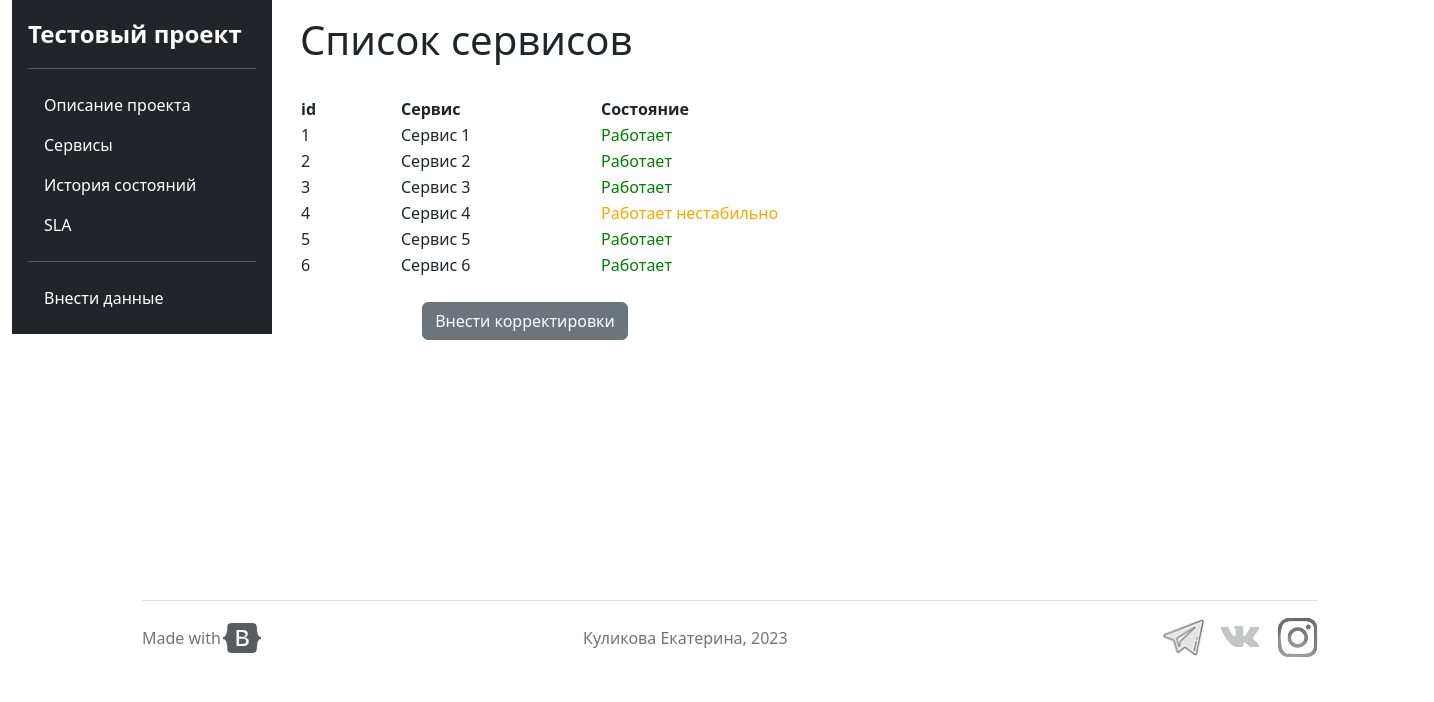
/services, run on the app's committed database.
### app.py (models this page shows, shortened)
class Service(db.Model):
    id = db.Column(db.Integer, primary_key=True)
    name = db.Column(db.String(100), nullable=False)
    state = db.Column(db.Integer, db.ForeignKey(State.id))

### app.py (the view)
@app.get('/services')
def services():
    services_list = get_all_services()
    return render_template("services.html", services=services_list)

### app.py (called while the page is built)
def get_states_id_name_dict():
    states_obj = State.query.all()
    states_dict = {}
    for state in states_obj:
        states_dict[state.id] = state.name
    return states_dict

def get_all_services():
    services_obj = Service.query.order_by(Service.id).all()
    states_dict = get_states_id_name_dict()
    services_list = []
    for service in services_obj:
        services_list.append({
            'id': service.id,
            'name': service.name,
            'state': states_dict[service.state]
        })
    return services_list

### templates/services.html (shortened to what this page needs)
{% extends 'base.html' %}
{% block body %}
<h1>Список сервисов</h1><br>
<table style="width: 500px;">
    <tr>
        <th style="width: 100px;">id</th>
        <th style="width: 200px;">Сервис</th>
        <th style="width: 200px;">Состояние</th>
    </tr>
    {% for s in services %}
    <tr>
        <td>{{ s.id }}</td>
        <td>{{ s.name }}</td>
        {% if s.state == 'Работает'%}
        <td style="color: green;">Работает</td>
        {% elif s.state == 'Не работает'%}
        <td style="color: red;">Не работает</td>
        {% elif s.state == 'Работает нестабильно' %}
        <td style="color: orange;">Работает нестабильно</td>
        {% else %}
        <td>{{ s.state }}</td>
        {% endif %}
    </tr>
    {% endfor %}
</table><br>
<form action="/add_info" style="text-align:center; width: 450px;">
    <button type="submit" class="btn btn-secondary">Внести корректировки</button>
</form>
{% endblock %}

### templates/base.html (shortened to what this page needs)
<!DOCTYPE html>
<html lang="ru">
<head>
    <link rel="stylesheet" href="https://cdn.jsdelivr.net/npm/bootstrap@5.2.3/dist/css/bootstrap.min.css">
</head>
<body style="width: 1200px;">
<main class="d-flex flex-nowrap">
    <div class="container">
        <div class="d-flex flex-column flex-shrink-0 p-3 text-bg-dark container" style="width: 260px;">
            <a href="/" class="d-flex align-items-center mb-3 mb-md-0 me-md-auto text-white text-decoration-none">
                <span class="fs-4"><b>Тестовый проект</b></span>
            </a>
            <hr>
            <ul class="nav nav-pills flex-column mb-auto">
                <li>
                    <a href="/" class="nav-link text-white">Описание проекта</a>
                </li>
                <li>
                    <a href="/services" class="nav-link text-white">Сервисы</a>
                </li>
                <li>
                    <a href="/state_history" class="nav-link text-white">История состояний</a>
                </li>
                <li>
                    <a href="/sla" class="nav-link text-white">SLA</a>
                </li>
                <hr>
                <li>
                    <a href="/add_info" class="nav-link text-white">Внести данные</a>
                </li>
            </ul>
        </div>
    </div>
    <div class="flex-shrink-0 p-3 bg-white container" style="height: 570px;">{% block body %}{% endblock %}</div>
</main>
<div class="container" style="margin: 30px 130px;">
    <footer class="d-flex flex-wrap justify-content-between align-items-center py-3 my-4 border-top">
        <div class="col-md-2 d-flex align-items-center">
            <span class="mb-3 mb-md-0 text-muted">Made with</span>
            <a href="https://getbootstrap.com">
                <img src="/static/images/bootstrap.png">
            </a>
        </div>
        <p class="col-md-3 mb-0 text-muted">Куликова Екатерина, 2023</p>
        <ul class="nav col-md-2 justify-content-end list-unstyled d-flex">
            <li class="ms-3"><a href="https://t.me/fg765"><img src="/static/images/tg.png"></a></li>
            <li class="ms-3"><a href="https://vk.com/kulikovakate"><img src="/static/images/vk.png"></a></li>
            <li class="ms-3"><a href="https://www.instagram.com/kate_capri/"><img src="/static/images/inst.png"></a>
            </li>
        </ul>
    </footer>
</div>
</body>
</html>

### data on the page
Service: name "Сервис 1"
Service: name "Сервис 2"
Service: name "Сервис 3"
Service: name "Сервис 4"
Service: name "Сервис 5"
Service: name "Сервис 6"

### other printed values
{{ s.id }} "1" "2" "3" "4" "5" "6"
